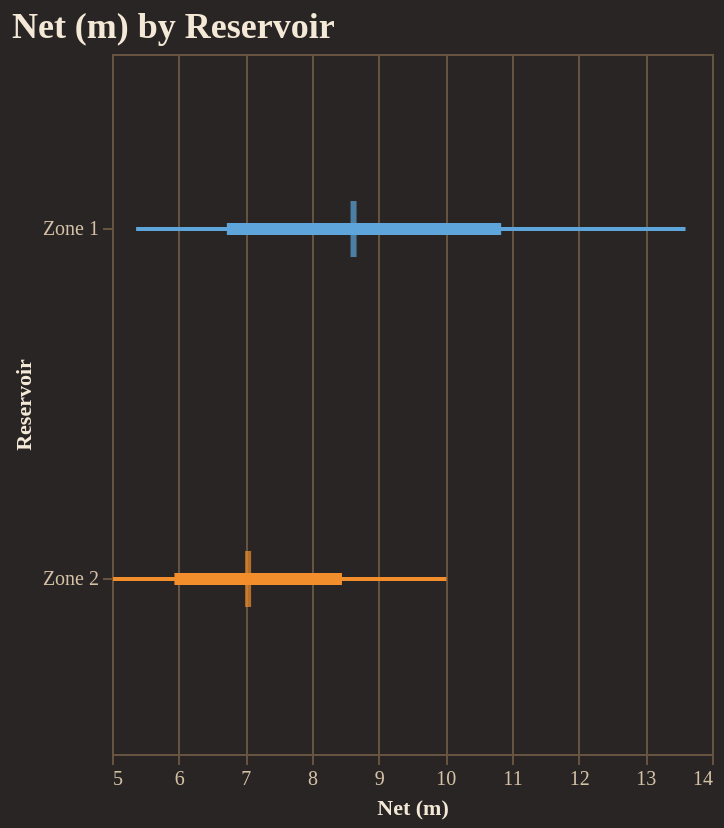

Notebook code for this chart:
### Code cell
fig = reporter.plotter.forest_plot(
    "Net (m)", 
    backend=PLOTTING_BACKEND
)
fig.show()

### Figure 1 — Vega-Lite specification as saved in the notebook (floating-point values rounded to 4 significant figures)
{"config": {"background": "#292524", "view": {"fill": "#292524", "stroke": "#665340"}, "title": {"color": "#f4e9d7", "font": "Merriweather", "fontSize": 18, "fontWeight": 600, "subtitleColor": "#d5c2a6", "anchor": "start"}, "axis": {"domainColor": "#665340", "gridColor": "#665340", "tickColor": "#665340", "labelColor": "#d5c2a6", "titleColor": "#f4e9d7", "labelFont": "Merriweather", "titleFont": "Merriweather"}, "legend": {"titleColor": "#f4e9d7", "labelColor": "#d5c2a6", "labelFont": "Merriweather", "titleFont": "Merriweather", "orient": "top-right", "symbolType": "circle"}, "header": {"labelColor": "#d5c2a6", "titleColor": "#f4e9d7", "labelFont": "Merriweather", "titleFont": "Merriweather"}, "mark": {"color": "#c78d3b"}, "line": {"color": "#c78d3b"}, "bar": {"color": "#c78d3b"}, "point": {"color": "#ddb06d"}, "area": {"color": "#c78d3b", "opacity": 0.35}, "text": {"color": "#f4e9d7", "font": "Merriweather"}, "range": {"category": ["#5DA5DA", "#F28E2B", "#59C36A", "#E15759", "#B07AA1", "#4ECDC4", "#FF9DA7", "#EDC948"]}}, "layer": [{"mark": {"type": "rule", "strokeWidth": 2}, "encoding": {"color": {"field": "group", "legend": null, "type": "nominal"}, "x": {"field": "p10", "scale": {"zero": false}, "title": "Net (m)", "type": "quantitative"}, "x2": {"field": "p90"}, "y": {"field": "group", "sort": ["Zone 1", "Zone 2"], "title": "Reservoir", "type": "nominal"}}}, {"mark": {"type": "rule", "strokeWidth": 6}, "encoding": {"color": {"field": "group", "legend": null, "type": "nominal"}, "x": {"field": "p25", "scale": {"zero": false}, "title": "Net (m)", "type": "quantitative"}, "x2": {"field": "p75"}, "y": {"field": "group", "sort": ["Zone 1", "Zone 2"], "title": "Reservoir", "type": "nominal"}}}, {"mark": {"type": "tick", "color": "black", "size": 28, "thickness": 3}, "encoding": {"color": {"field": "group", "legend": null, "type": "nominal"}, "tooltip": [{"field": "group", "title": "Group", "type": "nominal"}, {"field": "p10", "title": "P10", "type": "quantitative"}, {"field": "p25", "title": "P25", "type": "quantitative"}, {"field": "median", "title": "Median", "type": "quantitative"}, {"field": "p75", "title": "P75", "type": "quantitative"}, {"field": "p90", "title": "P90", "type": "quantitative"}], "x": {"field": "median", "scale": {"zero": false}, "title": "Net (m)", "type": "quantitative"}, "y": {"field": "group", "sort": ["Zone 1", "Zone 2"], "title": "Reservoir", "type": "nominal"}}}], "data": {"name": "data-bc90d47e1093f5c1cf5aced0fb023bd2"}, "height": 350, "title": "Net (m) by Reservoir", "width": "container", "$schema": "https://vega.github.io/schema/vega-lite/v5.20.1.json", "datasets": {"data-bc90d47e1093f5c1cf5aced0fb023bd2": [{"group": "Zone 1", "p10": 5.361, "p25": 6.723, "median": 8.623, "p75": 10.84, "p90": 13.6}, {"group": "Zone 2", "p10": 5.014, "p25": 5.936, "median": 7.042, "p75": 8.45, "p90": 10.02}]}}
